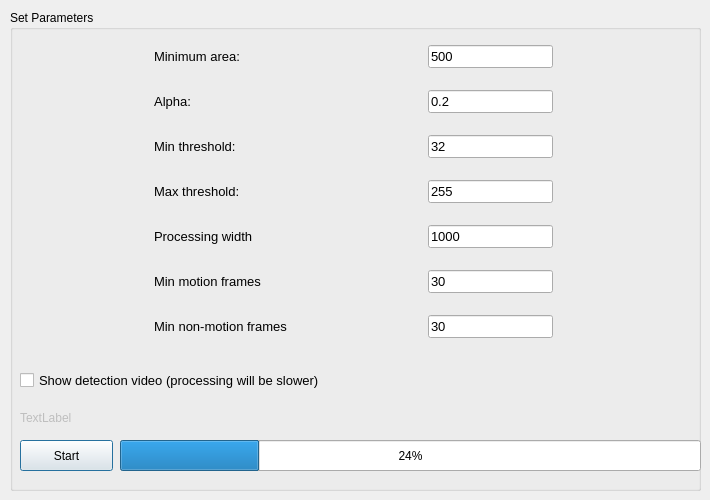
<?xml version="1.0" encoding="UTF-8"?>
<ui version="4.0">
 <class>Dialog</class>
 <widget class="QDialog" name="Dialog">
  <property name="geometry">
   <rect>
    <x>0</x>
    <y>0</y>
    <width>710</width>
    <height>500</height>
   </rect>
  </property>
  <property name="sizePolicy">
   <sizepolicy hsizetype="Fixed" vsizetype="Fixed">
    <horstretch>0</horstretch>
    <verstretch>0</verstretch>
   </sizepolicy>
  </property>
  <property name="windowTitle">
   <string>Process</string>
  </property>
  <widget class="QWidget" name="verticalLayoutWidget">
   <property name="geometry">
    <rect>
     <x>10</x>
     <y>10</y>
     <width>691</width>
     <height>481</height>
    </rect>
   </property>
   <layout class="QVBoxLayout" name="verticalLayout">
    <item>
     <widget class="QGroupBox" name="groupBox">
      <property name="font">
       <font>
        <pointsize>9</pointsize>
       </font>
      </property>
      <property name="title">
       <string>Set Parameters</string>
      </property>
      <widget class="QWidget" name="gridLayoutWidget">
       <property name="geometry">
        <rect>
         <x>9</x>
         <y>19</y>
         <width>671</width>
         <height>331</height>
        </rect>
       </property>
       <layout class="QGridLayout" name="gridLayout">
        <item row="5" column="1">
         <widget class="QLineEdit" name="processingWidthEdit">
          <property name="sizePolicy">
           <sizepolicy hsizetype="Fixed" vsizetype="Fixed">
            <horstretch>0</horstretch>
            <verstretch>0</verstretch>
           </sizepolicy>
          </property>
          <property name="font">
           <font>
            <pointsize>10</pointsize>
           </font>
          </property>
          <property name="text">
           <string>1000</string>
          </property>
         </widget>
        </item>
        <item row="1" column="0">
         <widget class="QLabel" name="alphaLabel">
          <property name="sizePolicy">
           <sizepolicy hsizetype="Fixed" vsizetype="Preferred">
            <horstretch>0</horstretch>
            <verstretch>0</verstretch>
           </sizepolicy>
          </property>
          <property name="font">
           <font>
            <family>MS Shell Dlg 2</family>
            <pointsize>10</pointsize>
           </font>
          </property>
          <property name="text">
           <string>Alpha:</string>
          </property>
          <property name="alignment">
           <set>Qt::AlignCenter</set>
          </property>
         </widget>
        </item>
        <item row="5" column="0">
         <widget class="QLabel" name="processingWidthLabel">
          <property name="sizePolicy">
           <sizepolicy hsizetype="Fixed" vsizetype="Fixed">
            <horstretch>0</horstretch>
            <verstretch>0</verstretch>
           </sizepolicy>
          </property>
          <property name="font">
           <font>
            <pointsize>10</pointsize>
           </font>
          </property>
          <property name="text">
           <string>Processing width</string>
          </property>
         </widget>
        </item>
        <item row="0" column="0">
         <widget class="QLabel" name="minAreaLabel">
          <property name="font">
           <font>
            <pointsize>10</pointsize>
           </font>
          </property>
          <property name="text">
           <string>Minimum area:</string>
          </property>
         </widget>
        </item>
        <item row="4" column="1">
         <widget class="QLineEdit" name="maxThreshEdit">
          <property name="sizePolicy">
           <sizepolicy hsizetype="Fixed" vsizetype="Fixed">
            <horstretch>0</horstretch>
            <verstretch>0</verstretch>
           </sizepolicy>
          </property>
          <property name="font">
           <font>
            <pointsize>10</pointsize>
           </font>
          </property>
          <property name="text">
           <string>255</string>
          </property>
         </widget>
        </item>
        <item row="0" column="1">
         <widget class="QLineEdit" name="minAreaEdit">
          <property name="enabled">
           <bool>true</bool>
          </property>
          <property name="sizePolicy">
           <sizepolicy hsizetype="Fixed" vsizetype="Fixed">
            <horstretch>0</horstretch>
            <verstretch>0</verstretch>
           </sizepolicy>
          </property>
          <property name="font">
           <font>
            <pointsize>10</pointsize>
           </font>
          </property>
          <property name="text">
           <string>500</string>
          </property>
         </widget>
        </item>
        <item row="3" column="1">
         <widget class="QLineEdit" name="minThreshEdit">
          <property name="sizePolicy">
           <sizepolicy hsizetype="Fixed" vsizetype="Fixed">
            <horstretch>0</horstretch>
            <verstretch>0</verstretch>
           </sizepolicy>
          </property>
          <property name="font">
           <font>
            <pointsize>10</pointsize>
           </font>
          </property>
          <property name="text">
           <string>32</string>
          </property>
         </widget>
        </item>
        <item row="4" column="0">
         <widget class="QLabel" name="maxThreshLabel">
          <property name="sizePolicy">
           <sizepolicy hsizetype="Fixed" vsizetype="Fixed">
            <horstretch>0</horstretch>
            <verstretch>0</verstretch>
           </sizepolicy>
          </property>
          <property name="font">
           <font>
            <pointsize>10</pointsize>
            <kerning>true</kerning>
           </font>
          </property>
          <property name="text">
           <string>Max threshold:</string>
          </property>
         </widget>
        </item>
        <item row="1" column="1">
         <widget class="QLineEdit" name="alphaEdit">
          <property name="sizePolicy">
           <sizepolicy hsizetype="Fixed" vsizetype="Fixed">
            <horstretch>0</horstretch>
            <verstretch>0</verstretch>
           </sizepolicy>
          </property>
          <property name="font">
           <font>
            <family>MS Shell Dlg 2</family>
            <pointsize>10</pointsize>
           </font>
          </property>
          <property name="text">
           <string>0.2</string>
          </property>
         </widget>
        </item>
        <item row="3" column="0">
         <widget class="QLabel" name="minThreshLabel">
          <property name="sizePolicy">
           <sizepolicy hsizetype="Fixed" vsizetype="Fixed">
            <horstretch>0</horstretch>
            <verstretch>0</verstretch>
           </sizepolicy>
          </property>
          <property name="font">
           <font>
            <pointsize>10</pointsize>
           </font>
          </property>
          <property name="text">
           <string>Min threshold:</string>
          </property>
         </widget>
        </item>
        <item row="6" column="1">
         <widget class="QLineEdit" name="minMotionFramesEdit">
          <property name="sizePolicy">
           <sizepolicy hsizetype="Fixed" vsizetype="Fixed">
            <horstretch>0</horstretch>
            <verstretch>0</verstretch>
           </sizepolicy>
          </property>
          <property name="font">
           <font>
            <pointsize>10</pointsize>
           </font>
          </property>
          <property name="text">
           <string>30</string>
          </property>
         </widget>
        </item>
        <item row="6" column="0">
         <widget class="QLabel" name="minMotionFramesLabel">
          <property name="sizePolicy">
           <sizepolicy hsizetype="Fixed" vsizetype="Fixed">
            <horstretch>0</horstretch>
            <verstretch>0</verstretch>
           </sizepolicy>
          </property>
          <property name="font">
           <font>
            <pointsize>10</pointsize>
           </font>
          </property>
          <property name="text">
           <string>Min motion frames</string>
          </property>
         </widget>
        </item>
        <item row="7" column="0">
         <widget class="QLabel" name="minNonMotionFramesLabel">
          <property name="sizePolicy">
           <sizepolicy hsizetype="Fixed" vsizetype="Fixed">
            <horstretch>0</horstretch>
            <verstretch>0</verstretch>
           </sizepolicy>
          </property>
          <property name="font">
           <font>
            <pointsize>10</pointsize>
           </font>
          </property>
          <property name="text">
           <string>Min non-motion frames</string>
          </property>
         </widget>
        </item>
        <item row="7" column="1">
         <widget class="QLineEdit" name="minNonMotionFramesEdit">
          <property name="sizePolicy">
           <sizepolicy hsizetype="Fixed" vsizetype="Fixed">
            <horstretch>0</horstretch>
            <verstretch>0</verstretch>
           </sizepolicy>
          </property>
          <property name="font">
           <font>
            <pointsize>10</pointsize>
           </font>
          </property>
          <property name="text">
           <string>30</string>
          </property>
         </widget>
        </item>
       </layout>
      </widget>
      <widget class="QCheckBox" name="showVideoCheckBox">
       <property name="geometry">
        <rect>
         <x>10</x>
         <y>360</y>
         <width>391</width>
         <height>20</height>
        </rect>
       </property>
       <property name="font">
        <font>
         <pointsize>10</pointsize>
        </font>
       </property>
       <property name="text">
        <string>Show detection video (processing will be slower)</string>
       </property>
      </widget>
      <widget class="QPushButton" name="startButton">
       <property name="geometry">
        <rect>
         <x>10</x>
         <y>430</y>
         <width>93</width>
         <height>31</height>
        </rect>
       </property>
       <property name="text">
        <string>Start</string>
       </property>
      </widget>
      <widget class="QProgressBar" name="progressBar">
       <property name="geometry">
        <rect>
         <x>110</x>
         <y>430</y>
         <width>581</width>
         <height>31</height>
        </rect>
       </property>
       <property name="value">
        <number>24</number>
       </property>
      </widget>
      <widget class="QLabel" name="infoLabel">
       <property name="enabled">
        <bool>false</bool>
       </property>
       <property name="geometry">
        <rect>
         <x>10</x>
         <y>400</y>
         <width>661</width>
         <height>16</height>
        </rect>
       </property>
       <property name="font">
        <font>
         <pointsize>9</pointsize>
        </font>
       </property>
       <property name="text">
        <string>TextLabel</string>
       </property>
      </widget>
     </widget>
    </item>
   </layout>
  </widget>
 </widget>
 <resources/>
 <connections/>
</ui>
